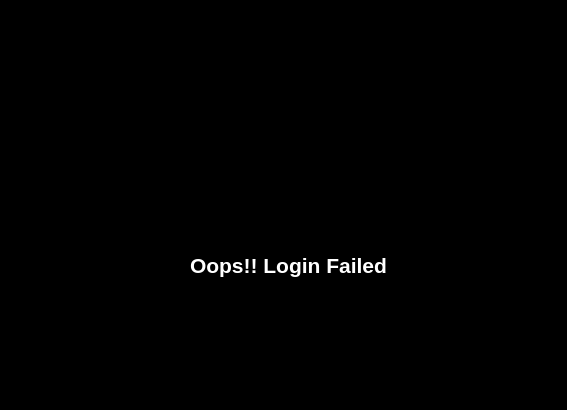
<?xml version="1.0" encoding="UTF-8"?>
<ui version="4.0">
 <class>MainWindow</class>
 <widget class="QMainWindow" name="MainWindow">
  <property name="geometry">
   <rect>
    <x>0</x>
    <y>0</y>
    <width>567</width>
    <height>410</height>
   </rect>
  </property>
  <property name="windowTitle">
   <string>MainWindow</string>
  </property>
  <property name="styleSheet">
   <string notr="true">
background-color: rgb(0, 0, 0);</string>
  </property>
  <widget class="QWidget" name="centralwidget">
   <widget class="QLabel" name="label_2">
    <property name="geometry">
     <rect>
      <x>190</x>
      <y>240</y>
      <width>201</width>
      <height>51</height>
     </rect>
    </property>
    <property name="text">
     <string>&lt;html&gt;&lt;head/&gt;&lt;body&gt;&lt;p&gt;&lt;span style=&quot; font-size:16pt; font-weight:600; color:#ffffff;&quot;&gt;Oops!! Login Failed&lt;/span&gt;&lt;/p&gt;&lt;/body&gt;&lt;/html&gt;</string>
    </property>
   </widget>
   <widget class="QLabel" name="label_3">
    <property name="geometry">
     <rect>
      <x>210</x>
      <y>60</y>
      <width>161</width>
      <height>151</height>
     </rect>
    </property>
    <property name="styleSheet">
     <string notr="true">background-image: url(:/newPrefix/sad-emoji-dp-for-whatsapp.webp)
</string>
    </property>
    <property name="text">
     <string/>
    </property>
    <property name="pixmap">
     <pixmap>sad-emoji-dp-for-whatsapp.webp</pixmap>
    </property>
    <property name="scaledContents">
     <bool>true</bool>
    </property>
   </widget>
  </widget>
  <widget class="QStatusBar" name="statusbar"/>
 </widget>
 <resources>
  <include location="b.qrc"/>
 </resources>
 <connections/>
</ui>
